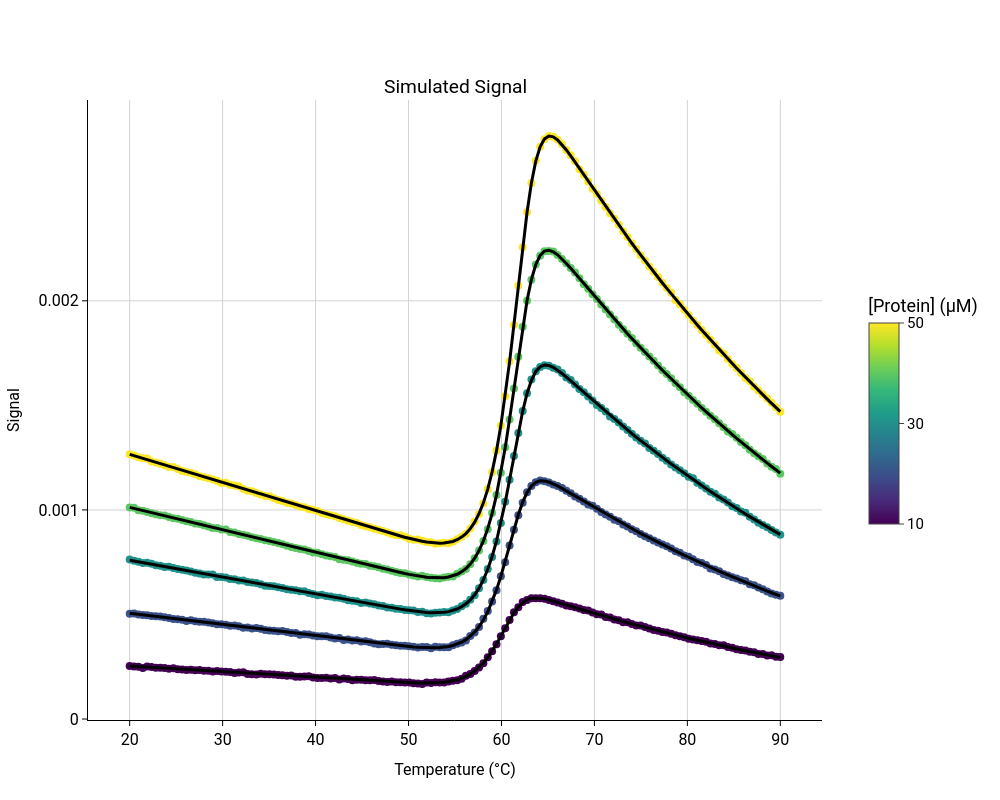

The code cell stored with this chart in its notebook:
### Markdown cell above
### Dimer

### Code cell
pychem_sim = aux_create_pychem_sim_two_state(params,concs, temp_range, model="Dimer", n_residues=80, rng_seed=RNG_SEED)

pychem_sim.fit_thermal_unfolding_global()
pychem_sim.fit_thermal_unfolding_global_global()
pychem_sim.fit_thermal_unfolding_global_global_global(model_scale_factor=True)

plot_unfolding(pychem_sim)

### Figure 1 — Plotly figure (JSON) as saved in the notebook; plotly's stock layout.template omitted (floating-point values rounded to 4 significant figures; data arrays with more than 128 entries replaced by an {"elided": "..."} marker saying what was removed)
{"data": [{"marker": {"color": "#440154", "size": 8}, "mode": "markers", "name": "10.00 μM", "showlegend": false, "type": "scatter", "x": {"elided": "150 float values"}, "xaxis": "x", "y": {"elided": "150 float values"}, "yaxis": "y"}, {"hoverinfo": "skip", "line": {"color": "black", "width": 3}, "mode": "lines", "showlegend": false, "type": "scatter", "x": {"elided": "150 float values"}, "xaxis": "x", "y": {"elided": "150 float values"}, "yaxis": "y"}, {"marker": {"color": "#3b528b", "size": 8}, "mode": "markers", "name": "20.00 μM", "showlegend": false, "type": "scatter", "x": {"elided": "150 float values"}, "xaxis": "x", "y": {"elided": "150 float values"}, "yaxis": "y"}, {"hoverinfo": "skip", "line": {"color": "black", "width": 3}, "mode": "lines", "showlegend": false, "type": "scatter", "x": {"elided": "150 float values"}, "xaxis": "x", "y": {"elided": "150 float values"}, "yaxis": "y"}, {"marker": {"color": "#20928c", "size": 8}, "mode": "markers", "name": "30.00 μM", "showlegend": false, "type": "scatter", "x": {"elided": "150 float values"}, "xaxis": "x", "y": {"elided": "150 float values"}, "yaxis": "y"}, {"hoverinfo": "skip", "line": {"color": "black", "width": 3}, "mode": "lines", "showlegend": false, "type": "scatter", "x": {"elided": "150 float values"}, "xaxis": "x", "y": {"elided": "150 float values"}, "yaxis": "y"}, {"marker": {"color": "#5cc863", "size": 8}, "mode": "markers", "name": "40.00 μM", "showlegend": false, "type": "scatter", "x": {"elided": "150 float values"}, "xaxis": "x", "y": {"elided": "150 float values"}, "yaxis": "y"}, {"hoverinfo": "skip", "line": {"color": "black", "width": 3}, "mode": "lines", "showlegend": false, "type": "scatter", "x": {"elided": "150 float values"}, "xaxis": "x", "y": {"elided": "150 float values"}, "yaxis": "y"}, {"marker": {"color": "#fde725", "size": 8}, "mode": "markers", "name": "50.00 μM", "showlegend": false, "type": "scatter", "x": {"elided": "150 float values"}, "xaxis": "x", "y": {"elided": "150 float values"}, "yaxis": "y"}, {"hoverinfo": "skip", "line": {"color": "black", "width": 3}, "mode": "lines", "showlegend": false, "type": "scatter", "x": {"elided": "150 float values"}, "xaxis": "x", "y": {"elided": "150 float values"}, "yaxis": "y"}, {"hoverinfo": "skip", "marker": {"cmax": 50.0, "cmin": 10.0, "colorbar": {"len": 0.4, "orientation": "v", "outlinewidth": 1, "tickfont": {"size": 15}, "ticks": "outside", "ticktext": ["10", "30", "50"], "tickvals": [10.0, 30.0, 50.0], "title": {"text": "[Protein] (μM)"}, "x": 1.05, "xanchor": "left", "y": 0.5, "yanchor": "middle"}, "colorscale": [[0, "#440154"], [0.1111, "#482878"], [0.2222, "#3e4989"], [0.3333, "#31688e"], [0.4444, "#26828e"], [0.5556, "#1f9e89"], [0.6667, "#35b779"], [0.7778, "#6ece58"], [0.8889, "#b5de2b"], [1, "#fde725"]]}, "mode": "markers", "showlegend": false, "type": "scatter", "x": [null], "xaxis": "x", "y": [null], "yaxis": "y"}], "layout": {"annotations": [{"font": {"size": 19.2}, "showarrow": false, "text": "Simulated Signal", "x": 0.5, "xanchor": "center", "xref": "paper", "y": 1, "yanchor": "bottom", "yref": "paper"}], "font": {"color": "black", "family": "Roboto"}, "height": 800, "legend": {"font": {"size": 15}}, "paper_bgcolor": "white", "plot_bgcolor": "white", "width": 1000, "xaxis": {"anchor": "y", "domain": [0, 1], "gridcolor": "lightgray", "gridwidth": 1, "linecolor": "black", "linewidth": 1, "showgrid": true, "showline": true, "tickcolor": "black", "tickfont": {"size": 16}, "ticklen": 5, "ticks": "outside", "tickwidth": 1, "title": {"font": {"size": 16}, "text": "Temperature (°C)"}, "zeroline": false}, "yaxis": {"anchor": "x", "domain": [0, 1], "gridcolor": "lightgray", "gridwidth": 1, "linecolor": "black", "linewidth": 1, "nticks": 5, "showgrid": true, "showline": true, "tickcolor": "black", "tickfont": {"size": 16}, "ticklen": 5, "ticks": "outside", "tickwidth": 1, "title": {"font": {"size": 16}, "text": "Signal"}, "zeroline": false}}}
